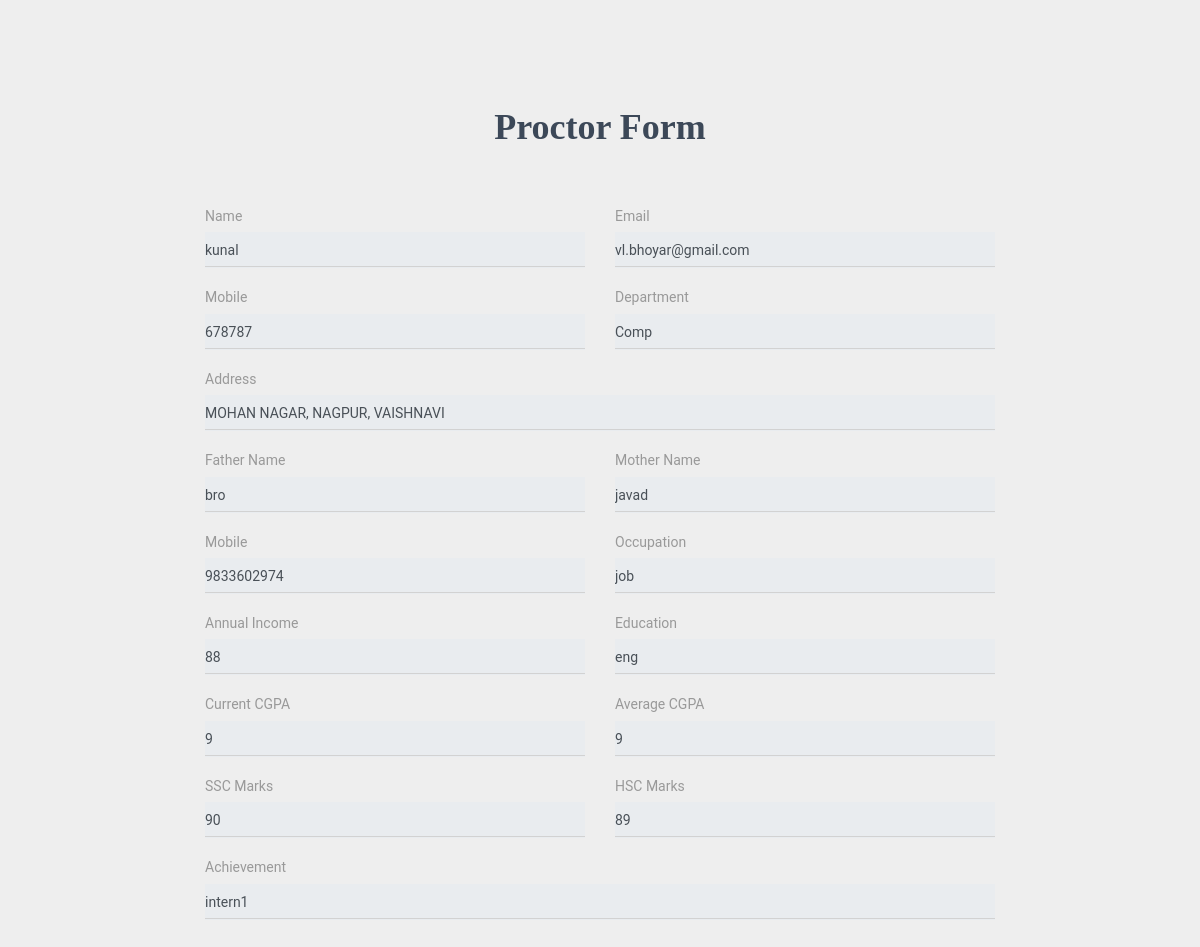
The app's page /index/ (signed in) with its own data.
### portal/models.py (models this page shows, shortened)
class student(models.Model):
	created = models.OneToOneField(User, on_delete=models.CASCADE)
	name= models.CharField(max_length=50)
	email = models.EmailField(max_length=50,null=False,blank=False)
	contact_no = models.CharField(max_length=10,null=False,blank=False)
	dept= models.CharField(max_length=50,null=False,blank=False)
	address= models.CharField(max_length=100,null=False,blank=False)
	father_name=models.CharField(max_length=50,null=False,blank=False)
	mother_name=models.CharField(max_length=50,null=False,blank=False)
	mobile_no=models.IntegerField(default=1,
        validators=[MaxValueValidator(9999999999), MinValueValidator(1)])
	parent_occu=models.CharField(max_length=50,null=False,blank=False)
	parent_income=models.CharField(max_length=50,null=False,blank=False)
	parent_qual=models.CharField(max_length=50,null=False,blank=False)
	current_cgpa=models.CharField(max_length=50,null=False,blank=False)
	avg_cgpa=models.CharField(max_length=50,null=False,blank=False)
	ssc_marks=models.CharField(max_length=50,null=False,blank=False)
	hsc_marks=models.CharField(max_length=50,null=False,blank=False)
	stu_ach=models.CharField(max_length=50,null=False,blank=False)
	uploaded_at = models.DateTimeField(default=datetime.now())

### portal/views.py (the view)
# urls.py: path('index/', views.index, name='index'),
def index(request):
	if request.method == 'POST':
		user_form = Student_update_Form1(data=request.POST or None, instance=request.user.student)
		if user_form.is_valid():
			user_form.save()
			return redirect('student_dashboard')
	else:
		user_form = Student_update_Form1(instance=request.user.student)
	context = {
        'user_form': user_form,
    }
	return render(request, 'portal/teacher_viewform.html', context)

### portal/templates/portal/teacher_viewform.html (shortened to what this page needs)
<!DOCTYPE html>
<html>
<head>
</head>
<body>
{% load staticfiles %}
  <link href="{% static 'css/material-kit.css' %}" rel="stylesheet" />
  <link rel="stylesheet" href="{% static 'css/demo.css' %}" />
<div class="section section-contacts">
        <div class="row">
          <div class="col-md-8 ml-auto mr-auto">
            <h2 class="text-center title">Proctor Form</h2>
            <form class="contact-form" method="post" action="">
              <div class="row">
                <div class="col-md-6">
                  <div class="form-group">
                    <label class="bmd-label-floating">Name</label>
                    {{ user_form.name }}
                  </div>
                </div>
                <div class="col-md-6">
                  <div class="form-group">
                  <label class="bmd-label-floating">Email</label>
                     {{ user_form.email }}
                  </div>
                </div>
              </div>
              <div class="row">
                <div class="col-md-6">
                  <div class="form-group">
                    <label class="bmd-label-floating">Mobile</label>
                    {{ user_form.contact_no }}
                  </div>
                </div>
                <div class="col-md-6">
                  <div class="form-group">
                    <label class="bmd-label-floating">Department</label>
                     {{ user_form.dept }}
                  </div>
                </div>
              </div>
              <div class="form-group">
                <label for="exampleMessage" class="bmd-label-floating">Address</label>
                  {{ user_form.address }}
              </div>
              <div class="row">
                <div class="col-md-6">
                  <div class="form-group">
                    <label class="bmd-label-floating">Father Name</label>
                    {{ user_form.father_name }}
                  </div>
                </div>
                <div class="col-md-6">
                  <div class="form-group">
                    <label class="bmd-label-floating">Mother Name</label>
                     {{ user_form.mother_name }}
                  </div>
                </div>
              </div>
              <div class="row">
                <div class="col-md-6">
                  <div class="form-group">
                    <label class="bmd-label-floating">Mobile</label>
                    {{ user_form.mobile_no }}
                  </div>
                </div>
                <div class="col-md-6">
                  <div class="form-group">
                    <label class="bmd-label-floating">Occupation</label>
                     {{ user_form.parent_occu }}
                  </div>
                </div>
              </div>
              <div class="row">
                <div class="col-md-6">
                  <div class="form-group">
                    <label class="bmd-label-floating">Annual Income</label>
                    {{ user_form.parent_income }}
                  </div>
                </div>
                <div class="col-md-6">
                  <div class="form-group">
                    <label class="bmd-label-floating">Education</label>
                     {{ user_form.parent_qual }}
                  </div>
                </div>
              </div>
              <div class="row">
                <div class="col-md-6">
                  <div class="form-group">
                    <label class="bmd-label-floating">Current CGPA</label>
                    {{ user_form.current_cgpa }}
                  </div>
                </div>
                <div class="col-md-6">
                  <div class="form-group">
                    <label class="bmd-label-floating">Average CGPA</label>
                     {{ user_form.avg_cgpa }}
                  </div>
                </div>
              </div>
              <div class="row">
                <div class="col-md-6">
                  <div class="form-group">
                    <label class="bmd-label-floating">SSC Marks</label>
                    {{ user_form.ssc_marks }}
                  </div>
                </div>
                <div class="col-md-6">
                  <div class="form-group">
                    <label class="bmd-label-floating">HSC Marks</label>
                     {{ user_form.hsc_marks }}
                  </div>
                </div>
              </div>
              <div class="form-group">
                <label for="exampleMessage" class="bmd-label-floating">Achievement</label>
                  {{ user_form.stu_ach }}
              </div>
            </form>
          </div>
        </div>
      </div>
      </body>
</html>

### portal/static/demo/demo.css (style rules this page uses)
.title { margin-top: 30px; min-height: 32px; }
.title.text-center { margin-bottom: 50px; }

### records on screen
student: name "kunal", email "vl.bhoyar@gmail.com", contact_no "678787", dept "Comp", address "MOHAN NAGAR, NAGPUR, VAISHNAVI", father_name "bro", mother_name "javad", mobile_no "9833602974", parent_occu "job", parent_income "88", parent_qual "eng", current_cgpa "9", avg_cgpa "9", ssc_marks "90", hsc_marks "89", stu_ach "intern1"
